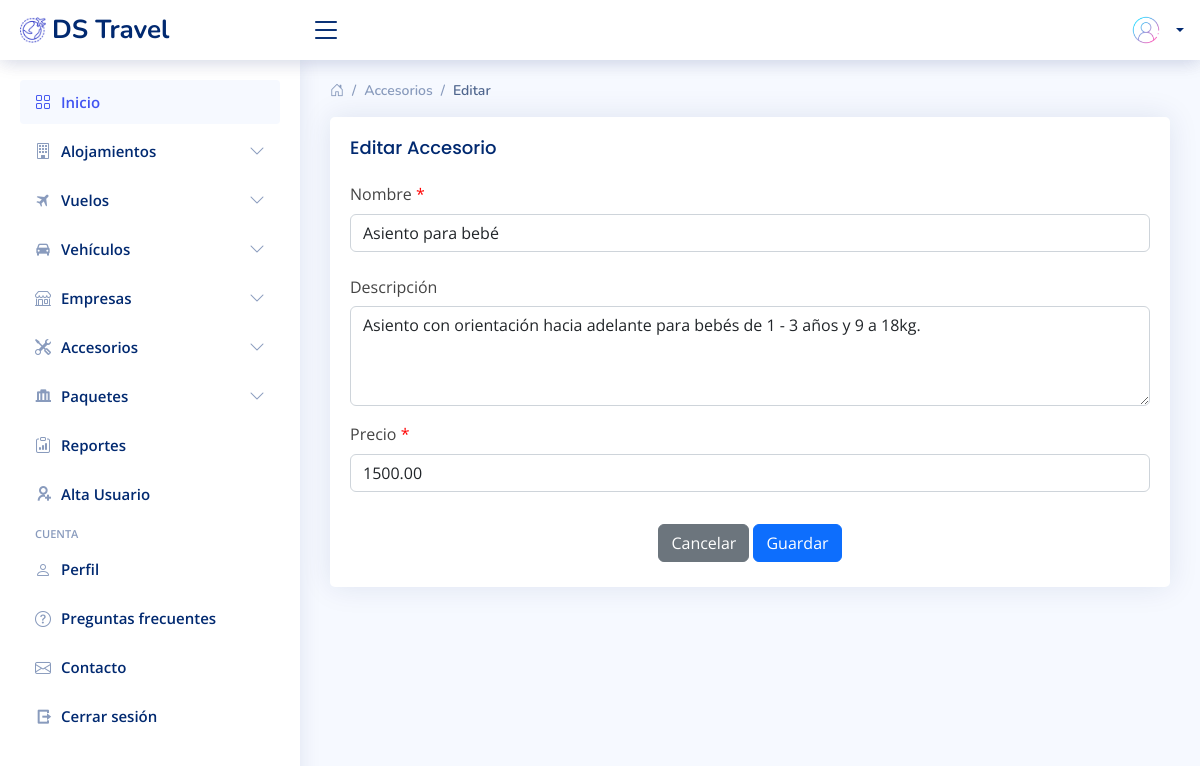
Page /Admin/sistema/editar-accesorios.php?id=1 on the committed database.
### tables this page shows
CREATE TABLE `accesorios` (
  `idAccesorio` int(11) NOT NULL,
  `accesorio` varchar(250) NOT NULL,
  `descripcionAccesorio` varchar(250) NOT NULL,
  `precioAccesorio` decimal(10,2) NOT NULL
);

### Admin/sistema/editar-accesorios.php (the view, shortened to what this page needs)
<?php
	include "../conexion.php";
	if(empty($_REQUEST['id']) )
	{
		header("location: mod_baja-accesorios.php");
		mysqli_close($conexion);
	}else{
		$idAccesorio = $_REQUEST['id'];
		$query = mysqli_query($conexion,"SELECT a.accesorio, a.descripcionAccesorio, a.precioAccesorio
												FROM accesorios a
												WHERE a.idAccesorio = $idAccesorio ");
		$result = mysqli_num_rows($query);
		if($result > 0){
			while ($data = mysqli_fetch_array($query)) {
				$nombre = $data['accesorio'];
				$descripcion = $data['descripcionAccesorio'];
        $precio = $data['precioAccesorio'];
			}
		}else{
			echo'<script type="text/javascript"> alert("El accesorio ha modificar no existe en la base de datos.");
                    window.location.href="mod_baja-accesorios.php"; </script>';
		}
	}
 ?>
<!DOCTYPE html>
<html lang="en">
<head>
  <link href="assets/vendor/bootstrap/css/bootstrap.min.css" rel="stylesheet">
  <link href="assets/vendor/bootstrap-icons/bootstrap-icons.css" rel="stylesheet">
  <link href="assets/vendor/boxicons/css/boxicons.min.css" rel="stylesheet">
  <link href="assets/vendor/quill/quill.snow.css" rel="stylesheet">
  <link href="assets/vendor/quill/quill.bubble.css" rel="stylesheet">
  <link href="assets/vendor/remixicon/remixicon.css" rel="stylesheet">
  <link href="assets/vendor/simple-datatables/style.css" rel="stylesheet">
  <link href="assets/css/style.css" rel="stylesheet">
</head>
<body>
  <?php include "includes/header.php"; ?>
  <?php include "includes/Sidebar.php"; ?>
  <main id="main" class="main">
    <div class="pagetitle">
      <nav>
        <ol class="breadcrumb">
        <li class="breadcrumb-item"><a href="home.php"><i class="bi bi-house-door"></i></a></li>
          <li class="breadcrumb-item">Accesorios</li>
          <li class="breadcrumb-item active">Editar</li>
        </ol>
      </nav>
    </div>
    <section class="section">
          <div class="card">
            <div class="card-body">
              <h5 class="card-title">Editar Accesorio</h5>
              <form class="row g-3 needs-validation" method="POST" action="" novalidate>
                <div class="col-12">
                  <label for="nombre" class="form-label">Nombre <font color="red">*</font></label>
                  <input type="text" class="form-control" name="nombre" id="nombre" value="<?php echo $nombre; ?>" required>
                </div>
                <div class="col-12">
                  <label for="inputPassword" class="col-sm-2 col-form-label">Descripción</label>
                  <div class="col-sm-12">
                    <textarea type="text" class="form-control" name="descripcion" id="descripcion" style="height: 100px"><?php echo $descripcion; ?></textarea>
                  </div>
                </div>
                <div class="col-12">
                  <label for="nombre" class="form-label">Precio <font color="red">*</font></label>
                  <input type="number" class="form-control" name="precio" id="precio" value="<?php echo $precio; ?>" step=".01" min="100" required>
                </div>
                <div class="text-center">
                  <a href="mod_baja-accesorios.php" class="btn btn-secondary">Cancelar</a>
                  <button type="submit" class="btn btn-primary">Guardar</button>
                </div>
              </form>
        </div>
      </div>
    </section>
  </main>
  <?php include "includes/header.php"; ?>
</body>
</html>

### Admin/sistema/assets/css/style.css (style rules this page uses)
:root { scroll-behavior: smooth; }
body { font-family: "Open Sans", sans-serif; background: #f6f9ff; color: #444444; }
a { color: #4154f1; text-decoration: none; }
h1, h2, h3, h4, h5, h6 { font-family: "Nunito", sans-serif; }
#main { margin-top: 60px; padding: 20px 30px; transition: all 0.3s; }
.pagetitle { margin-bottom: 10px; }
.btn { margin-bottom: 5px; }
.card { margin-bottom: 30px; border: none; border-radius: 5px; box-shadow: 0px 0 30px rgba(1, 41, 112, 0.1); }
.card-title { padding: 20px 0 15px 0; font-size: 18px; font-weight: 500; color: #012970; font-family: "Poppins", sans-serif; }
.card-body { padding: 0 20px 20px 20px; }
.breadcrumb { font-size: 14px; font-family: "Nunito", sans-serif; color: #899bbd; font-weight: 600; }
.breadcrumb a { color: #899bbd; transition: 0.3s; }
.breadcrumb .breadcrumb-item::before { color: #899bbd; }
.breadcrumb .active { color: #51678f; font-weight: 600; }
@media (min-width: 1200px) { #main, #footer { margin-left: 300px; } }

### rows in the picture
accesorios: nombre "Asiento para bebé", descripcion "Asiento con orientación hacia adelante para bebés de 1 - 3 años y 9 a 18kg.", precio "1500.00"
